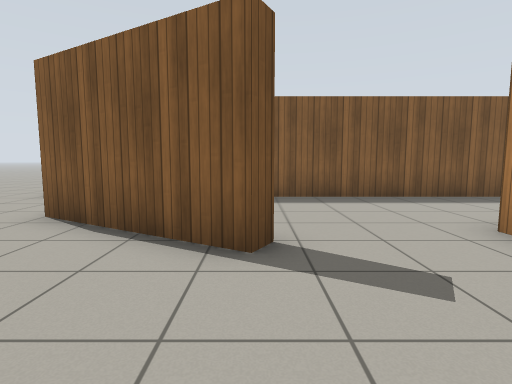
view 1 (above)

16 first-person views from a walk through a Gazebo world. The camera is 0.94 m above the floor, tilts 6° down and sees 80° across. The floor is counted in squares, 1 m on a side. Each view is taken from the middle of a square. On the plan, view 1 faces up. The plan holds only what a view shows up to about 11 squares ahead; the rest is blank. Gazebo's built-in surfaces are drawn with simple patterns.

view 2
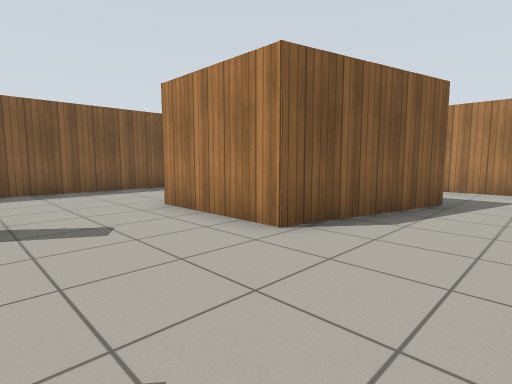

view 3
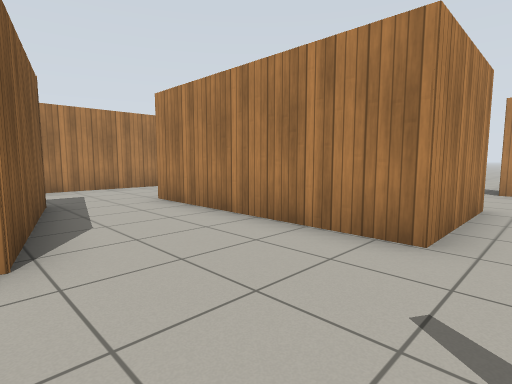

view 4
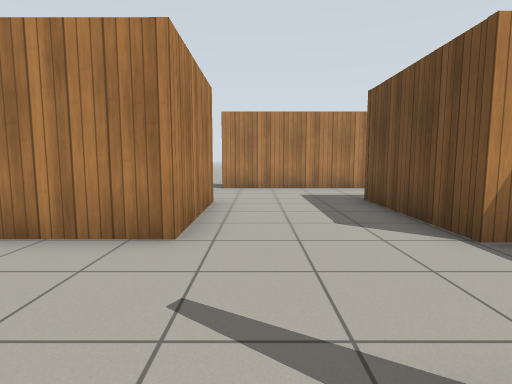

view 5
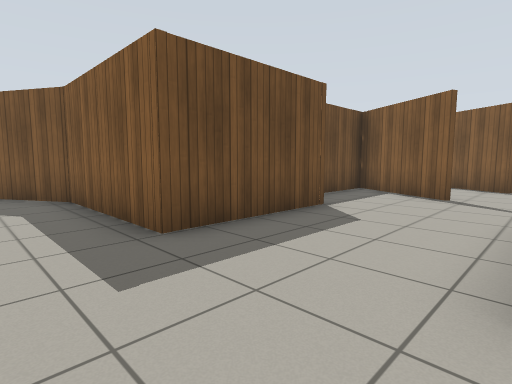

view 6
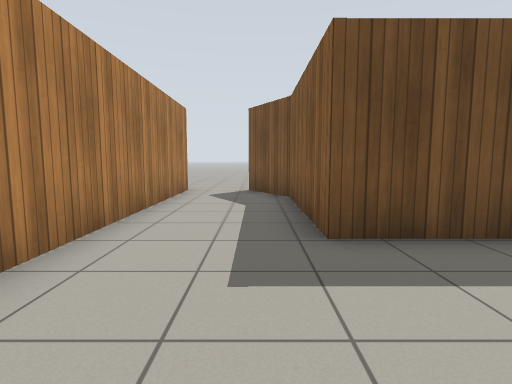

view 7
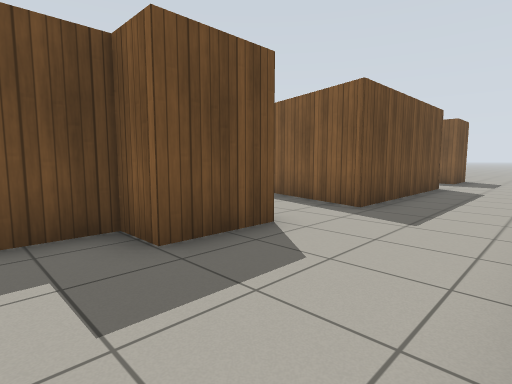

view 8
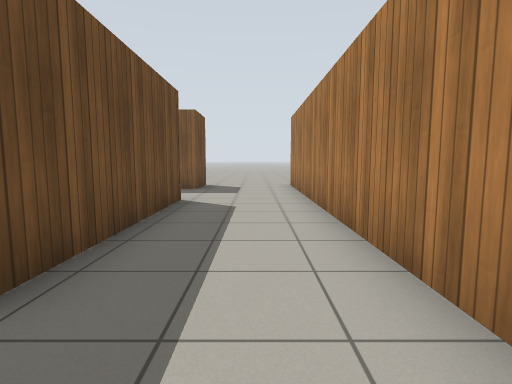

view 9
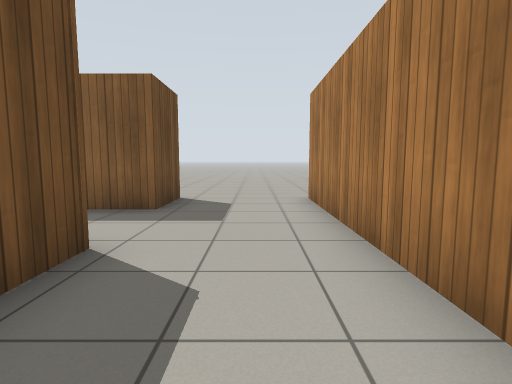

view 10
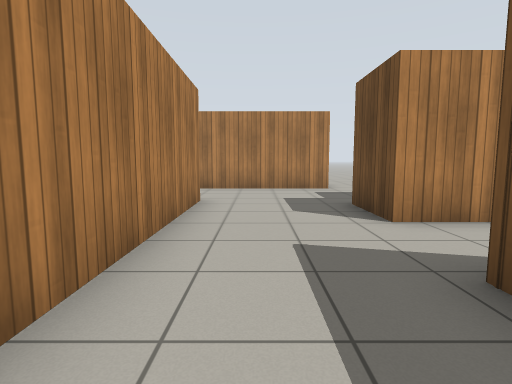

view 11
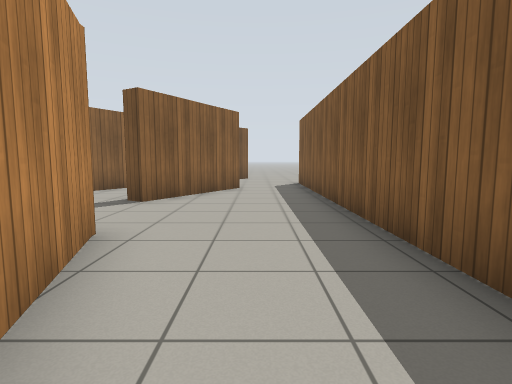

view 12
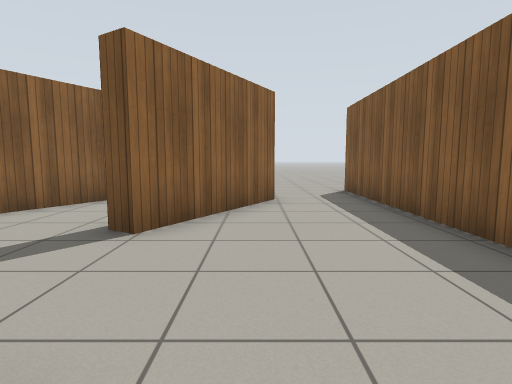

view 13
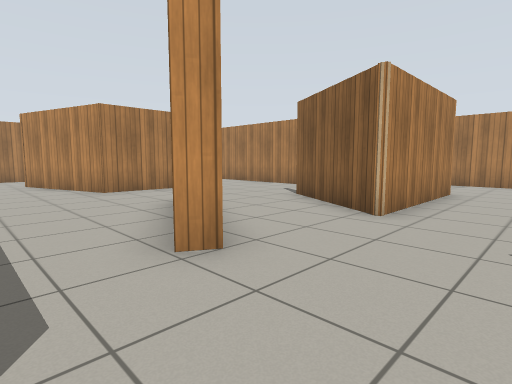

view 14
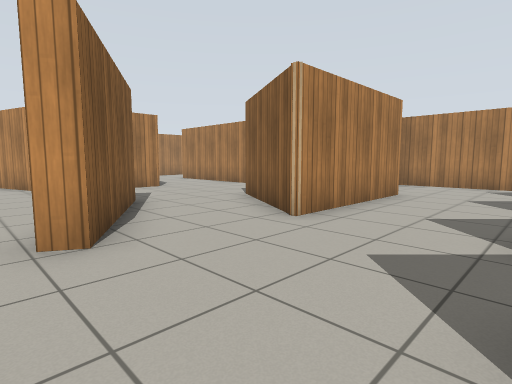

view 15
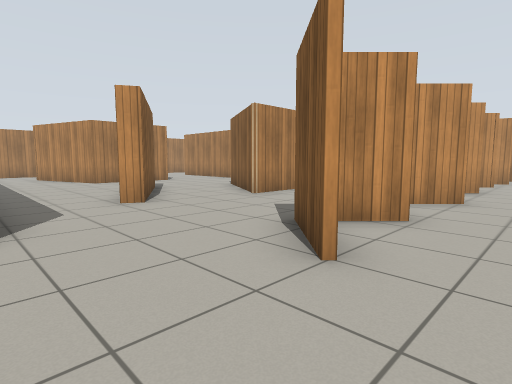

view 16
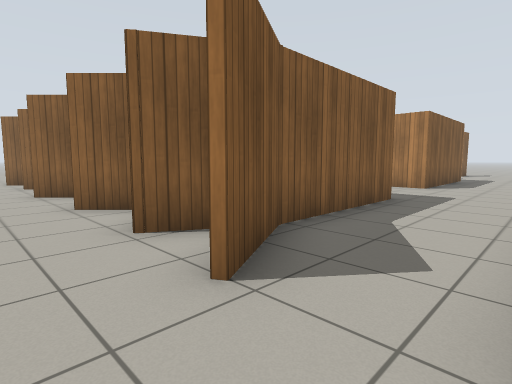

### Floor plan
Points are (right, up) in squares from view 1. A wall is a line through its corners. A room is listed if a view was taken in it or the views show most of it. See-through windows are left out.
Room 1 (views 1, 2, 3, 4, 8, 9, 10, 11)
walls: (-0.8, 0) (-3.8, 1.7) (-3.8, -0.5); (0.2, 3.4) (0, 3) (-0.8, 3.5); (1, -5.9) (1, -2.5) (6.9, -2.6) (7, -4.4) (5.9, -4.5) (5.9, -5.7); (-2, 0.9) (-0.7, 0.1); (-3, -2.5) (-2.6, -2.5) (-2.6, -6.1) (-6.7, -6.1) (-8.6, -7.3); (5.8, 4.7) (7.2, 5.2) (7.2, -0.3) (3.2, 0.7) (3.2, 3.9); (6.5, -8.1) (9.4, -8.1); (10.3, -5.1) (10.3, 9.5); (7.2, 9.6) (7.2, 7.7) (5.5, 7.7); (-8.6, -9.1) (1.1, -9.1)
ways out: opening at (1, -7.5) to room 2; opening at (6, -7) to room 2; opening at (10.5, -6.5) to room 3; opening at (1.5, 3.5) to room 4; opening at (6, 6.5) to room 4; opening at (-8, -8) to room 5; opening at (-1, 2) to room 5; opening at (8.5, 8.5) to room 5
Room 2 (views 5, 6, 16)
walls: (2.6, -5.9) (1, -5.9)
ways out: opening at (1, -7.5) to room 1; opening at (6, -7) to room 1; opening at (-9.5, -9) to room 5
Room 3 (view 7)
walls: (9.4, -8.1) (10.9, -8.1)
ways out: opening at (10.5, -6.5) to room 1; opening at (10, 10.5) to room 5
Room 4 (view 12)
walls: (3.2, 3.9) (5.8, 4.7); (-3.3, 5.4) (0.2, 3.4); (5.5, 7.7) (-3.5, 7.7)
ways out: opening at (1.5, 3.5) to room 1; opening at (6, 6.5) to room 1; opening at (-3, 6.5) to room 5
Room 5 (views 13, 14, 15)
walls: (-3.5, 7.7) (-5.5, 7.7); (-8.5, 5.6) (-7, 4.1); (-8.4, 3) (-7.6, 3.8); (-0.8, 3.5) (-3.5, 5) (-3.3, 5.4); (-7.9, -0.4) (-8.6, 0.3) (-7.7, 1.1); (-3.9, -2.6) (-3.9, 2) (-2, 0.9); (-7.6, -3.3) (-8.4, -2.5) (-8.1, -2.2); (-7.5, -5.7) (-8.4, -5.2) (-8, -4.8); (-6, -6) (-3.2, -6)
ways out: opening at (-8, -8) to room 1; opening at (-1, 2) to room 1; opening at (8.5, 8.5) to room 1; opening at (-9.5, -9) to room 2; opening at (10, 10.5) to room 3; opening at (-3, 6.5) to room 4

Positions as (right, up) in squares from view 1, and headings:
1: (0, 0), facing up
2: (0, -2), facing up-right
3: (0, 1), facing down-right
4: (0, 1), facing down
5: (1, -8), facing up-left
6: (1, -7), facing left
7: (10, -6), facing up-left
8: (9, -2), facing up
9: (9, 2), facing up
10: (9, 2), facing down
11: (7, 6), facing left
12: (4, 5), facing left
13: (-6, 7), facing down-right
14: (-7, 6), facing down-right
15: (-10, 8), facing down-right
16: (-10, -9), facing up-right
